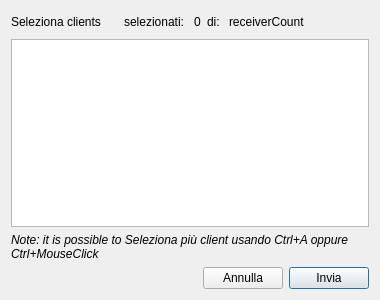
<?xml version="1.0" encoding="UTF-8"?>
<ui version="4.0">
 <class>ReceiverSelectorDialog</class>
 <widget class="QDialog" name="ReceiverSelectorDialog">
  <property name="geometry">
   <rect>
    <x>0</x>
    <y>0</y>
    <width>380</width>
    <height>300</height>
   </rect>
  </property>
  <property name="sizePolicy">
   <sizepolicy hsizetype="Fixed" vsizetype="Fixed">
    <horstretch>0</horstretch>
    <verstretch>0</verstretch>
   </sizepolicy>
  </property>
  <property name="minimumSize">
   <size>
    <width>380</width>
    <height>300</height>
   </size>
  </property>
  <property name="maximumSize">
   <size>
    <width>380</width>
    <height>300</height>
   </size>
  </property>
  <property name="windowTitle">
   <string>Select Receiver</string>
  </property>
  <property name="windowIcon">
   <iconset resource="../res.qrc">
    <normaloff>:/img/icon.png</normaloff>:/img/icon.png</iconset>
  </property>
  <layout class="QVBoxLayout" name="verticalLayout">
   <item>
    <layout class="QHBoxLayout" name="horizontalLayout_2">
     <item>
      <widget class="QLabel" name="label">
       <property name="text">
        <string>Seleziona clients</string>
       </property>
      </widget>
     </item>
     <item>
      <spacer name="horizontalSpacer_2">
       <property name="orientation">
        <enum>Qt::Horizontal</enum>
       </property>
       <property name="sizeHint" stdset="0">
        <size>
         <width>40</width>
         <height>20</height>
        </size>
       </property>
      </spacer>
     </item>
     <item>
      <widget class="QLabel" name="label_2">
       <property name="text">
        <string>selezionati: </string>
       </property>
      </widget>
     </item>
     <item>
      <widget class="QLabel" name="lblReceiversSelected">
       <property name="text">
        <string>0</string>
       </property>
      </widget>
     </item>
     <item>
      <widget class="QLabel" name="label_3">
       <property name="text">
        <string>di: </string>
       </property>
      </widget>
     </item>
     <item>
      <widget class="QLabel" name="lblReceiverCount">
       <property name="text">
        <string>receiverCount</string>
       </property>
      </widget>
     </item>
     <item>
      <spacer name="horizontalSpacer_3">
       <property name="orientation">
        <enum>Qt::Horizontal</enum>
       </property>
       <property name="sizeHint" stdset="0">
        <size>
         <width>40</width>
         <height>20</height>
        </size>
       </property>
      </spacer>
     </item>
     <item>
      <widget class="QPushButton" name="pushButton_3">
       <property name="toolTip">
        <string>Refresh list</string>
       </property>
       <property name="text">
        <string/>
       </property>
       <property name="icon">
        <iconset resource="../res.qrc">
         <normaloff>:/img/refresh.png</normaloff>:/img/refresh.png</iconset>
       </property>
       <property name="iconSize">
        <size>
         <width>18</width>
         <height>18</height>
        </size>
       </property>
       <property name="flat">
        <bool>true</bool>
       </property>
      </widget>
     </item>
    </layout>
   </item>
   <item>
    <widget class="QListView" name="listView">
     <property name="toolTip">
      <string>You can select multiple receivers</string>
     </property>
     <property name="selectionMode">
      <enum>QAbstractItemView::ExtendedSelection</enum>
     </property>
    </widget>
   </item>
   <item>
    <widget class="QLabel" name="label_multicast">
     <property name="font">
      <font>
       <italic>true</italic>
      </font>
     </property>
     <property name="text">
      <string>Note: it is possible to Seleziona più client usando Ctrl+A oppure Ctrl+MouseClick </string>
     </property>
     <property name="wordWrap">
      <bool>true</bool>
     </property>
    </widget>
   </item>
   <item>
    <layout class="QHBoxLayout" name="horizontalLayout">
     <item>
      <spacer name="horizontalSpacer">
       <property name="orientation">
        <enum>Qt::Horizontal</enum>
       </property>
       <property name="sizeHint" stdset="0">
        <size>
         <width>40</width>
         <height>20</height>
        </size>
       </property>
      </spacer>
     </item>
     <item>
      <widget class="QPushButton" name="pushButton_2">
       <property name="text">
        <string>Annulla</string>
       </property>
      </widget>
     </item>
     <item>
      <widget class="QPushButton" name="pushButton">
       <property name="text">
        <string>Invia</string>
       </property>
       <property name="default">
        <bool>true</bool>
       </property>
      </widget>
     </item>
    </layout>
   </item>
  </layout>
 </widget>
 <resources>
  <include location="../res.qrc"/>
 </resources>
 <connections>
  <connection>
   <sender>pushButton_2</sender>
   <signal>clicked()</signal>
   <receiver>ReceiverSelectorDialog</receiver>
   <slot>reject()</slot>
   <hints>
    <hint type="sourcelabel">
     <x>193</x>
     <y>289</y>
    </hint>
    <hint type="destinationlabel">
     <x>92</x>
     <y>236</y>
    </hint>
   </hints>
  </connection>
  <connection>
   <sender>pushButton</sender>
   <signal>clicked()</signal>
   <receiver>ReceiverSelectorDialog</receiver>
   <slot>onSendClicked()</slot>
   <hints>
    <hint type="sourcelabel">
     <x>279</x>
     <y>289</y>
    </hint>
    <hint type="destinationlabel">
     <x>312</x>
     <y>244</y>
    </hint>
   </hints>
  </connection>
  <connection>
   <sender>pushButton_3</sender>
   <signal>clicked()</signal>
   <receiver>ReceiverSelectorDialog</receiver>
   <slot>onRefreshClicked()</slot>
   <hints>
    <hint type="sourcelabel">
     <x>268</x>
     <y>21</y>
    </hint>
    <hint type="destinationlabel">
     <x>219</x>
     <y>14</y>
    </hint>
   </hints>
  </connection>
 </connections>
 <slots>
  <slot>onSendClicked()</slot>
  <slot>onRefreshClicked()</slot>
 </slots>
</ui>
